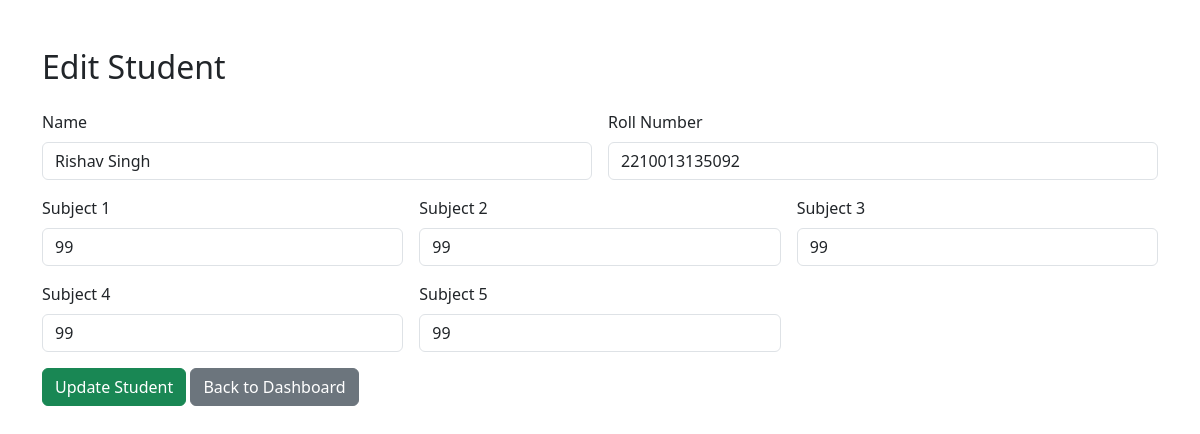
Screenshot of /edit/1 (signed in) with the database file from the repository.
### tables this page shows
CREATE TABLE students (
                        serial_number INTEGER PRIMARY KEY,
                        name TEXT,
                        roll_number TEXT UNIQUE,
                        subject1 INTEGER,
                        subject2 INTEGER,
                        subject3 INTEGER,
                        subject4 INTEGER,
                        subject5 INTEGER
                    );

### app.py (the view)
@app.route('/edit/<int:serial_number>', methods=['GET', 'POST'])
def edit_student(serial_number):
    if 'user' not in session:
        return redirect(url_for('login'))
    conn = sqlite3.connect('student.db')
    cursor = conn.cursor()
    if request.method == 'POST':
        try:
            name = request.form['name']
            roll_number = request.form['roll_number']
            subject1 = int(request.form['subject1'])
            subject2 = int(request.form['subject2'])
            subject3 = int(request.form['subject3'])
            subject4 = int(request.form['subject4'])
            subject5 = int(request.form['subject5'])
            for mark in [subject1, subject2, subject3, subject4, subject5]:
                if mark < 0 or mark > 100:
                    return render_template('edit_student.html', student=(serial_number, name, roll_number, subject1, subject2, subject3, subject4, subject5), error="Marks must be between 0 and 100")
            updated_data = (
                name,
                roll_number,
                subject1,
                subject2,
                subject3,
                subject4,
                subject5,
                serial_number
            )
            cursor.execute('''UPDATE students SET name=?, roll_number=?, subject1=?, subject2=?,
                              subject3=?, subject4=?, subject5=? WHERE serial_number=?''', updated_data)
            conn.commit()
            conn.close()
            return redirect(url_for('dashboard'))
        except ValueError:
            return render_template('edit_student.html', student=(serial_number, request.form['name'], request.form['roll_number'],
                                                                 request.form['subject1'], request.form['subject2'], request.form['subject3'],
                                                                 request.form['subject4'], request.form['subject5']),
                                   error="Invalid marks entered")
    else:
        cursor.execute("SELECT * FROM students WHERE serial_number=?", (serial_number,))
        student = cursor.fetchone()
        conn.close()
        return render_template('edit_student.html', student=student)

### templates/edit_student.html (shortened to what this page needs)
<!DOCTYPE html>
<html lang="en">
<head>
    <link href="https://cdn.jsdelivr.net/npm/bootstrap@5.3.0/dist/css/bootstrap.min.css" rel="stylesheet">
</head>
<body class="container mt-5">
    <h2 class="mb-4">Edit Student</h2>
    <form method="POST" class="row g-3">
        <div class="col-md-6">
            <label class="form-label">Name</label>
            <input type="text" name="name" class="form-control" value="{{ student[1] }}" required>
        </div>
        <div class="col-md-6">
            <label class="form-label">Roll Number</label>
            <input type="text" name="roll_number" class="form-control" value="{{ student[2] }}" required>
        </div>
        {% for i in range(3, 8) %}
        <div class="col-md-4">
            <label class="form-label">Subject {{ i - 2 }}</label>
            <input type="number" name="subject{{ i - 2 }}" class="form-control" value="{{ student[i] }}" min="0" max="100" required>
        </div>
        {% endfor %}
        <div class="col-12">
            <button type="submit" class="btn btn-success">Update Student</button>
            <a href="{{ url_for('dashboard') }}" class="btn btn-secondary">Back to Dashboard</a>
        </div>
    </form>
</body>
</html>

### rows the page displays
students: name "Rishav Singh", roll_number "2210013135092", subject1 "99" "99" "99" "99" "99"

### other values shown
{{ i - 2 }} "1" "2" "3" "4" "5"
